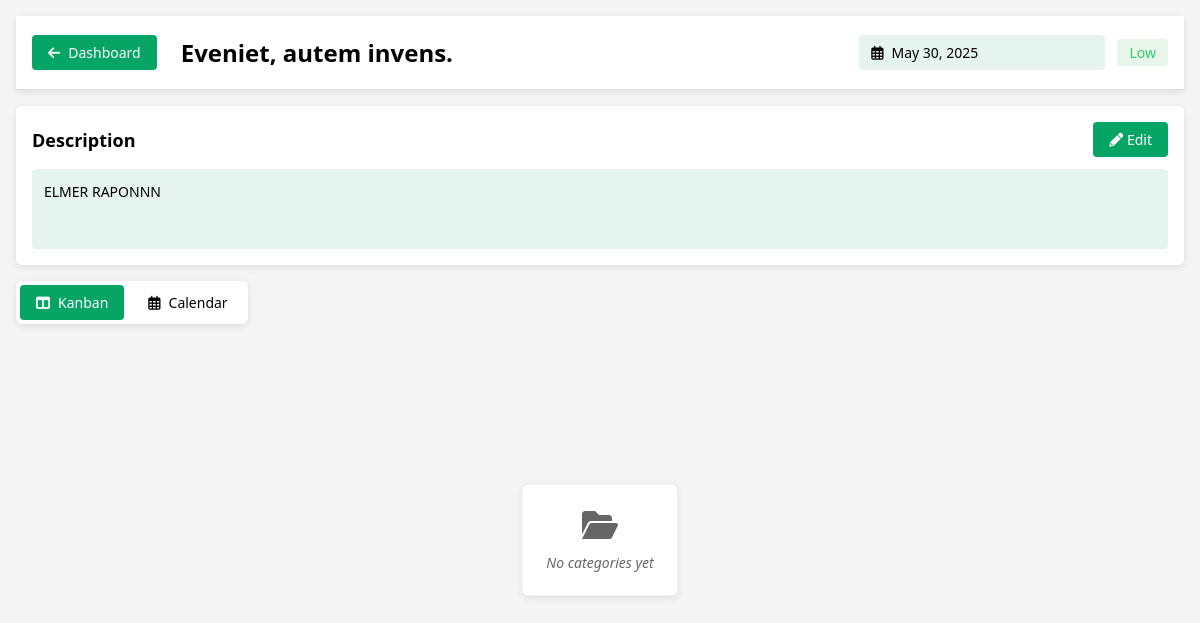
The page /View/projectView.php?id=198 (signed in) on the database its author committed.
### tables this page shows
CREATE TABLE `projects` (
  `id` int(11) NOT NULL,
  `name` varchar(255) NOT NULL,
  `description` text NOT NULL,
  `priority` enum('high','medium','low') NOT NULL,
  `due_date` date NOT NULL,
  `color` varchar(7) NOT NULL,
  `status` enum('todo','progress','done') DEFAULT 'todo',
  `owner_id` int(11) NOT NULL,
  `created_at` timestamp NOT NULL DEFAULT current_timestamp(),
  `is_archived` tinyint(1) DEFAULT 0
);

### Model/ProjectModel.php (called while the page is built, shortened)
<?php
class ProjectModel {
    private $conn;
    public function __construct($conn) {
        $this->conn = $conn;
    }
    public function getById($projectId) {
        try {
            $projectId = filter_var($projectId, FILTER_VALIDATE_INT);
            $stmt = $this->conn->prepare("
                SELECT p.*, u.name as owner_name
                FROM projects p
                JOIN users u ON p.owner_id = u.id
                WHERE p.id = :projectId
            ");
            $stmt->bindParam(':projectId', $projectId, PDO::PARAM_INT);
            $stmt->execute();
            return $stmt->fetch(PDO::FETCH_ASSOC) ?: false;
        } catch (PDOException $e) {
            error_log('Error fetching project: ' . $e->getMessage());
            return false;
        }
    }
}
?>

### View/projectView.php (the view, shortened to what this page needs)
<?php
require_once '../config/db.php';
require_once '../Model/ProjectModel.php';
$projectId = $_GET['id'] ?? null;
$projectModel = new ProjectModel($conn);
$project = $projectModel->getById($projectId);
?>
<!DOCTYPE html>
<html lang="en">
<head>
    <link rel="stylesheet" href="https://cdnjs.cloudflare.com/ajax/libs/font-awesome/6.4.0/css/all.min.css">
    <link href="https://cdn.jsdelivr.net/npm/flatpickr/dist/flatpickr.min.css" rel="stylesheet">
    <link rel="stylesheet" href="https://cdn.jsdelivr.net/npm/quill@2.0.2/dist/quill.snow.css">
    <link href="https://cdn.jsdelivr.net/npm/quill@2.0.2/dist/quill.snow.css" rel="stylesheet">
    <link rel="stylesheet" href="../CSS_Files/views/projectView.css">
</head>
<body data-project-id="<?= htmlspecialchars($projectId) ?>" data-user-id="<?= $_SESSION['user_id'] ?>">
    <div class="project-view-container">
        <header class="project-header">
            <button class="back-to-dashboard" aria-label="Back to Dashboard">
                <i class="fas fa-arrow-left"></i> Dashboard
            </button>
            <div class="project-title-container">
                <h1 class="project-title" contenteditable="true" aria-label="Project Title">
                    <?= htmlspecialchars($project['name']) ?>
                </h1>
            </div>
            <div class="project-meta">
                <div class="project-due-date">
                    <i class="far fa-calendar-alt" aria-hidden="true"></i>
                    <input type="text" class="date-picker"
                           value="<?= date('M j, Y', strtotime($project['due_date'])) ?>"
                           aria-label="Project Due Date">
                </div>
                <span class="project-priority <?= htmlspecialchars($project['priority']) ?>" role="status">
                    <?= ucfirst(htmlspecialchars($project['priority'])) ?>
                </span>
            </div>
        </header>
        <section class="project-description-container">
            <div class="description-header">
                <h2>Description</h2>
                <button class="edit-description-btn" aria-label="Edit Description">
                    <i class="fas fa-pencil-alt"></i> Edit
                </button>
            </div>
            <div class="project-description" contenteditable="false" role="textbox">
                <?= nl2br(htmlspecialchars($project['description'])) ?>
            </div>
        </section>
        <nav class="view-toggle" role="navigation">
            <button class="toggle-btn active" data-view="kanban" aria-label="Kanban View" role="tab">
                <i class="fas fa-table-columns"></i> Kanban
            </button>
            <button class="toggle-btn" data-view="calendar" aria-label="Calendar View" role="tab">
                <i class="far fa-calendar-alt"></i> Calendar
            </button>
        </nav>
        <main class="kanban-view active-view" role="main">
            <div class="categories-container">
                <div class="empty-state" id="noCategoriesMessage">
                    <i class="fas fa-folder-open" aria-hidden="true"></i>
                    <p>No categories yet</p>
                </div>
            </div>
        </main>
    </div>
</body>
</html>

### CSS_Files/views/projectView.css (style rules this page uses)
:root { --primary: #06A566; --primary-light: #E6F4EF; --white: #FFFFFF; --text: #333333; --text-light: #666666; --border: #E0E0E0; --shadow: 0 2px 8px rgba(0, 0, 0, 0.1); --shadow-hover: 0 4px 12px rgba(0, 0, 0, 0.15); --todo-color: #3498DB; --progress-color: #F1C40F; --done-color: #2ECC71; --status-blocked: #E74C3C; --priority-high: #E74C3C; --priority-high-bg: #FDECEA; --priority-medium: #F1C40F; --priority-medium-bg: #FFF8E1; --priority-low: #2ECC71; --priority-low-bg: #E8F5E9; --project-background: #F5F5F5; --task-card-bg: #FFFFFF; --task-card-hover: #FAFAFA; }
.project-view-container { width: 100%; margin: 0 auto; padding: 1rem; background: var(--project-background); min-height: 100vh; position: relative; }
.project-header { position: sticky; top: 0; z-index: 50; background: var(--white); padding: 1rem; border-bottom: 1px solid var(--border); display: flex; flex-wrap: wrap; gap: 1rem; align-items: center; box-shadow: var(--shadow); }
.back-to-dashboard { background: var(--primary); border: none; color: var(--white); font-size: 0.875rem; font-weight: 500; padding: 0.5rem 1rem; border-radius: 4px; display: flex; align-items: center; gap: 0.5rem; cursor: pointer; transition: background-color 0.3s ease, transform 0.2s ease; }
.project-title-container { flex: 1; display: flex; align-items: center; gap: 0.75rem; }
.project-title { font-size: 1.5rem; font-weight: 600; padding: 0.25rem 0.5rem; border-radius: 4px; transition: background-color 0.2s ease; margin: 0; }
.project-meta { display: flex; gap: 0.75rem; align-items: center; flex-wrap: wrap; }
.project-due-date { display: flex; align-items: center; gap: 0.5rem; background: var(--primary-light); padding: 0.5rem 0.75rem; border-radius: 4px; font-size: 0.875rem; }
.date-picker { border: none; background: transparent; font-size: 0.875rem; cursor: pointer; font-weight: 500; }
.project-priority { padding: 0.25rem 0.75rem; border-radius: 4px; font-size: 0.875rem; font-weight: 500; text-transform: capitalize; }
.project-priority.low { background: var(--priority-low-bg); color: var(--priority-low); }
.project-description-container { padding: 1rem; margin: 1rem 0; background: var(--white); border-radius: 6px; box-shadow: var(--shadow); }
.description-header { display: flex; justify-content: space-between; align-items: center; margin-bottom: 0.75rem; }
.description-header h2 { font-size: 1.125rem; font-weight: 600; margin: 0; }
.edit-description-btn { background: var(--primary); border: none; color: var(--white); font-size: 0.875rem; padding: 0.5rem 1rem; border-radius: 4px; cursor: pointer; transition: background-color 0.3s ease; }
.project-description { padding: 0.75rem; border-radius: 4px; background: var(--primary-light); line-height: 1.6; font-size: 0.875rem; min-height: 80px; }
.view-toggle { display: flex; gap: 0.5rem; padding: 0.25rem; background: var(--white); border-radius: 6px; width: fit-content; margin: 1rem 0; box-shadow: var(--shadow); }
.toggle-btn { background: none; border: none; padding: 0.5rem 1rem; border-radius: 4px; cursor: pointer; display: flex; align-items: center; gap: 0.5rem; font-size: 0.875rem; font-weight: 500; transition: background-color 0.2s ease, color 0.2s ease; }
.toggle-btn.active { background: var(--primary); color: var(--white); }
.kanban-view, .calendar-view { display: none; }
.kanban-view.active-view, .calendar-view.active-view { display: block; }
.categories-container { display: flex; flex-wrap: nowrap; gap: 1rem; padding: 1rem 0; align-items: flex-start; overflow-x: auto; scroll-behavior: smooth; min-height: 400px; align-items: stretch; position: relative; }
#noCategoriesMessage { position: absolute; top: 50%; left: 50%; transform: translate(-50%, -50%); text-align: center; background: var(--white); border-radius: 6px; box-shadow: var(--shadow); padding: 1.5rem; color: var(--text-light); display: flex; flex-direction: column; align-items: center; gap: 0.75rem; max-width: 80%; }
#noCategoriesMessage i { font-size: 2rem; }
#noCategoriesMessage p { margin: 0; font-size: 0.875rem; }
.empty-state { color: var(--text-light); font-size: 0.875rem; font-style: italic; text-align: center; }
.empty-state { color: #6c757d; text-align: center; padding: 10px; font-style: italic; }
@media (max-width: 1200px) { .categories-container { overflow-x: auto; } }

### rows shown on the page
projects: name "Eveniet, autem invens.", due_date "May 30, 2025", priority "Low", description "ELMER RAPONNN"
